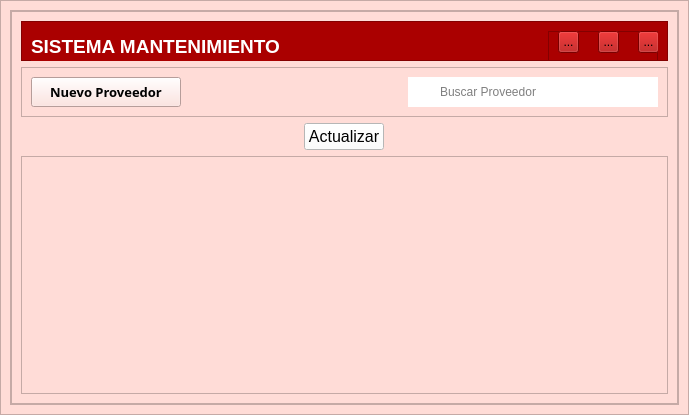
<?xml version="1.0" encoding="UTF-8"?>
<ui version="4.0">
 <class>MainWidget</class>
 <widget class="QWidget" name="MainWidget">
  <property name="geometry">
   <rect>
    <x>0</x>
    <y>0</y>
    <width>689</width>
    <height>415</height>
   </rect>
  </property>
  <property name="windowTitle">
   <string>Form</string>
  </property>
  <property name="styleSheet">
   <string notr="true"/>
  </property>
  <layout class="QVBoxLayout" name="verticalLayout">
   <property name="spacing">
    <number>0</number>
   </property>
   <property name="leftMargin">
    <number>0</number>
   </property>
   <property name="topMargin">
    <number>0</number>
   </property>
   <property name="rightMargin">
    <number>0</number>
   </property>
   <property name="bottomMargin">
    <number>0</number>
   </property>
   <item>
    <widget class="QFrame" name="central_widget_frame">
     <property name="autoFillBackground">
      <bool>false</bool>
     </property>
     <property name="styleSheet">
      <string notr="true">background-color: rgb(255, 220, 215)

</string>
     </property>
     <property name="frameShape">
      <enum>QFrame::StyledPanel</enum>
     </property>
     <property name="frameShadow">
      <enum>QFrame::Raised</enum>
     </property>
     <layout class="QVBoxLayout" name="verticalLayout_2">
      <item>
       <widget class="QFrame" name="background_frame">
        <property name="autoFillBackground">
         <bool>false</bool>
        </property>
        <property name="styleSheet">
         <string notr="true"/>
        </property>
        <property name="frameShape">
         <enum>QFrame::StyledPanel</enum>
        </property>
        <property name="frameShadow">
         <enum>QFrame::Raised</enum>
        </property>
        <layout class="QVBoxLayout" name="verticalLayout_3">
         <property name="spacing">
          <number>0</number>
         </property>
         <property name="leftMargin">
          <number>0</number>
         </property>
         <property name="topMargin">
          <number>0</number>
         </property>
         <property name="rightMargin">
          <number>0</number>
         </property>
         <property name="bottomMargin">
          <number>0</number>
         </property>
         <item>
          <widget class="QFrame" name="content_frame">
           <property name="font">
            <font>
             <pointsize>10</pointsize>
            </font>
           </property>
           <property name="styleSheet">
            <string notr="true"/>
           </property>
           <property name="frameShape">
            <enum>QFrame::StyledPanel</enum>
           </property>
           <property name="frameShadow">
            <enum>QFrame::Raised</enum>
           </property>
           <layout class="QVBoxLayout" name="verticalLayout_4">
            <item>
             <widget class="QFrame" name="top_frame">
              <property name="minimumSize">
               <size>
                <width>0</width>
                <height>40</height>
               </size>
              </property>
              <property name="maximumSize">
               <size>
                <width>16777215</width>
                <height>40</height>
               </size>
              </property>
              <property name="styleSheet">
               <string notr="true">background-color: rgb(170, 0, 0);</string>
              </property>
              <property name="frameShape">
               <enum>QFrame::StyledPanel</enum>
              </property>
              <property name="frameShadow">
               <enum>QFrame::Raised</enum>
              </property>
              <layout class="QHBoxLayout" name="horizontalLayout_3">
               <item>
                <widget class="QLabel" name="title_label">
                 <property name="minimumSize">
                  <size>
                   <width>120</width>
                   <height>30</height>
                  </size>
                 </property>
                 <property name="font">
                  <font>
                   <family>Arial</family>
                   <pointsize>14</pointsize>
                   <bold>true</bold>
                  </font>
                 </property>
                 <property name="styleSheet">
                  <string notr="true">color: white
</string>
                 </property>
                 <property name="text">
                  <string>SISTEMA MANTENIMIENTO</string>
                 </property>
                </widget>
               </item>
               <item>
                <spacer name="horizontalSpacer_2">
                 <property name="orientation">
                  <enum>Qt::Horizontal</enum>
                 </property>
                 <property name="sizeHint" stdset="0">
                  <size>
                   <width>40</width>
                   <height>20</height>
                  </size>
                 </property>
                </spacer>
               </item>
               <item>
                <widget class="QFrame" name="buttons_holder_frame">
                 <property name="minimumSize">
                  <size>
                   <width>110</width>
                   <height>30</height>
                  </size>
                 </property>
                 <property name="frameShape">
                  <enum>QFrame::StyledPanel</enum>
                 </property>
                 <property name="frameShadow">
                  <enum>QFrame::Raised</enum>
                 </property>
                 <widget class="QToolButton" name="minimize_button">
                  <property name="geometry">
                   <rect>
                    <x>10</x>
                    <y>0</y>
                    <width>21</width>
                    <height>22</height>
                   </rect>
                  </property>
                  <property name="text">
                   <string>...</string>
                  </property>
                  <property name="icon">
                   <iconset>
                    <normaloff>../../icons/minimize-window.png</normaloff>../../icons/minimize-window.png</iconset>
                  </property>
                  <property name="iconSize">
                   <size>
                    <width>25</width>
                    <height>25</height>
                   </size>
                  </property>
                 </widget>
                 <widget class="QToolButton" name="restore_button">
                  <property name="geometry">
                   <rect>
                    <x>50</x>
                    <y>0</y>
                    <width>21</width>
                    <height>22</height>
                   </rect>
                  </property>
                  <property name="text">
                   <string>...</string>
                  </property>
                  <property name="icon">
                   <iconset>
                    <normaloff>../../icons/restore-window.png</normaloff>../../icons/restore-window.png</iconset>
                  </property>
                  <property name="iconSize">
                   <size>
                    <width>25</width>
                    <height>25</height>
                   </size>
                  </property>
                 </widget>
                 <widget class="QToolButton" name="maximize_button">
                  <property name="geometry">
                   <rect>
                    <x>50</x>
                    <y>0</y>
                    <width>21</width>
                    <height>22</height>
                   </rect>
                  </property>
                  <property name="text">
                   <string>...</string>
                  </property>
                  <property name="icon">
                   <iconset>
                    <normaloff>../../icons/maximize-window.png</normaloff>../../icons/maximize-window.png</iconset>
                  </property>
                  <property name="iconSize">
                   <size>
                    <width>25</width>
                    <height>25</height>
                   </size>
                  </property>
                 </widget>
                 <widget class="QToolButton" name="close_button">
                  <property name="geometry">
                   <rect>
                    <x>90</x>
                    <y>0</y>
                    <width>21</width>
                    <height>22</height>
                   </rect>
                  </property>
                  <property name="text">
                   <string>...</string>
                  </property>
                  <property name="icon">
                   <iconset>
                    <normaloff>../../icons/close-window.png</normaloff>../../icons/close-window.png</iconset>
                  </property>
                  <property name="iconSize">
                   <size>
                    <width>25</width>
                    <height>25</height>
                   </size>
                  </property>
                 </widget>
                </widget>
               </item>
              </layout>
             </widget>
            </item>
            <item>
             <widget class="QFrame" name="action_frame">
              <property name="minimumSize">
               <size>
                <width>0</width>
                <height>39</height>
               </size>
              </property>
              <property name="frameShape">
               <enum>QFrame::StyledPanel</enum>
              </property>
              <property name="frameShadow">
               <enum>QFrame::Raised</enum>
              </property>
              <layout class="QHBoxLayout" name="horizontalLayout_2">
               <item>
                <widget class="QPushButton" name="new_recipe_button">
                 <property name="minimumSize">
                  <size>
                   <width>150</width>
                   <height>30</height>
                  </size>
                 </property>
                 <property name="font">
                  <font>
                   <family>Rockwell</family>
                   <pointsize>10</pointsize>
                   <bold>true</bold>
                  </font>
                 </property>
                 <property name="styleSheet">
                  <string notr="true">QPushButton{
	background-color: rgb(170, 0, 0);
	color: white
}
QPushButton::hover {background-color: rgb(0, 170, 255)};</string>
                 </property>
                 <property name="text">
                  <string>Nuevo Proveedor</string>
                 </property>
                 <property name="icon">
                  <iconset>
                   <normaloff>../../icons/plus.png</normaloff>../../icons/plus.png</iconset>
                 </property>
                 <property name="iconSize">
                  <size>
                   <width>20</width>
                   <height>20</height>
                  </size>
                 </property>
                </widget>
               </item>
               <item>
                <layout class="QHBoxLayout" name="horizontalLayout">
                 <property name="spacing">
                  <number>0</number>
                 </property>
                 <item>
                  <spacer name="horizontalSpacer">
                   <property name="orientation">
                    <enum>Qt::Horizontal</enum>
                   </property>
                   <property name="sizeHint" stdset="0">
                    <size>
                     <width>40</width>
                     <height>20</height>
                    </size>
                   </property>
                  </spacer>
                 </item>
                 <item>
                  <widget class="QLabel" name="label">
                   <property name="minimumSize">
                    <size>
                     <width>30</width>
                     <height>30</height>
                    </size>
                   </property>
                   <property name="maximumSize">
                    <size>
                     <width>30</width>
                     <height>16777215</height>
                    </size>
                   </property>
                   <property name="styleSheet">
                    <string notr="true">background-color: white;
border-radius: 0px;</string>
                   </property>
                   <property name="text">
                    <string/>
                   </property>
                   <property name="pixmap">
                    <pixmap>../../icons/search.png</pixmap>
                   </property>
                  </widget>
                 </item>
                 <item>
                  <widget class="QLineEdit" name="serch_line_edit">
                   <property name="minimumSize">
                    <size>
                     <width>0</width>
                     <height>30</height>
                    </size>
                   </property>
                   <property name="maximumSize">
                    <size>
                     <width>500</width>
                     <height>16777215</height>
                    </size>
                   </property>
                   <property name="styleSheet">
                    <string notr="true">background-color: white;
border-radius: 0px;</string>
                   </property>
                   <property name="placeholderText">
                    <string>Buscar Proveedor</string>
                   </property>
                  </widget>
                 </item>
                </layout>
               </item>
              </layout>
             </widget>
            </item>
            <item alignment="Qt::AlignHCenter">
             <widget class="QPushButton" name="pushButton">
              <property name="maximumSize">
               <size>
                <width>100</width>
                <height>200</height>
               </size>
              </property>
              <property name="font">
               <font>
                <pointsize>12</pointsize>
               </font>
              </property>
              <property name="styleSheet">
               <string notr="true">background-color: rgb(255, 255, 255);</string>
              </property>
              <property name="text">
               <string>Actualizar</string>
              </property>
             </widget>
            </item>
            <item>
             <widget class="QTableWidget" name="tableWidget"/>
            </item>
           </layout>
          </widget>
         </item>
        </layout>
       </widget>
      </item>
     </layout>
    </widget>
   </item>
  </layout>
 </widget>
 <resources>
  <include location="../resources_from_qt.qrc"/>
 </resources>
 <connections/>
</ui>
